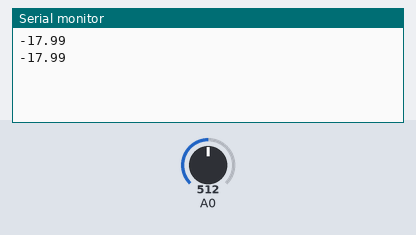
A sketch run on a simulated Arduino Uno, built with avr-gcc and run on an emulated ATmega328P. Parts: the last lines printed to the serial monitor. Inputs (shaded band) come from the test bench; at power-on: A0 = 512.

Above: at 1.2 s.
1.3 s: A0 set to 390
At 2.0 s:
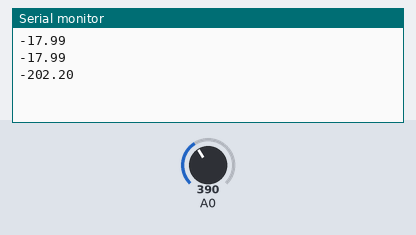
2.8 s: A0 set to 410
At 2.8 s:
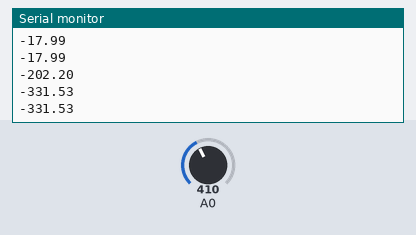
Timing chart, 0 to 5.8 s (numbered marks = the images above; inputs shaded):
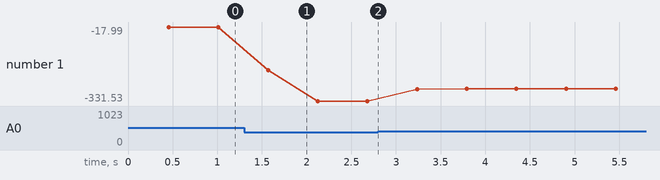

Measured:
- after the input at 1.3 s, the serial monitor: prints a new line after 0.27 s (image 1)
- plotted number 1: -17.99 → -331.53 after the input at 1.3 s, -331.53 → -280.13 after the input at 2.8 s

The sketch:

sketch_mar20a.ino
```cpp
void setup() {
  Serial.begin(9600);
}

void loop() {
  float x=0;
 float y=0;
 float z=0;

 for(int i=0; i<400; i++)
 {
 x= analogRead(A0);
 y =(x-519)*2.57;
 z=y+z;
 delay(1);
 }
//  Serial.println(x);
 Serial.println(z/400);

 delay(100);

}
```
